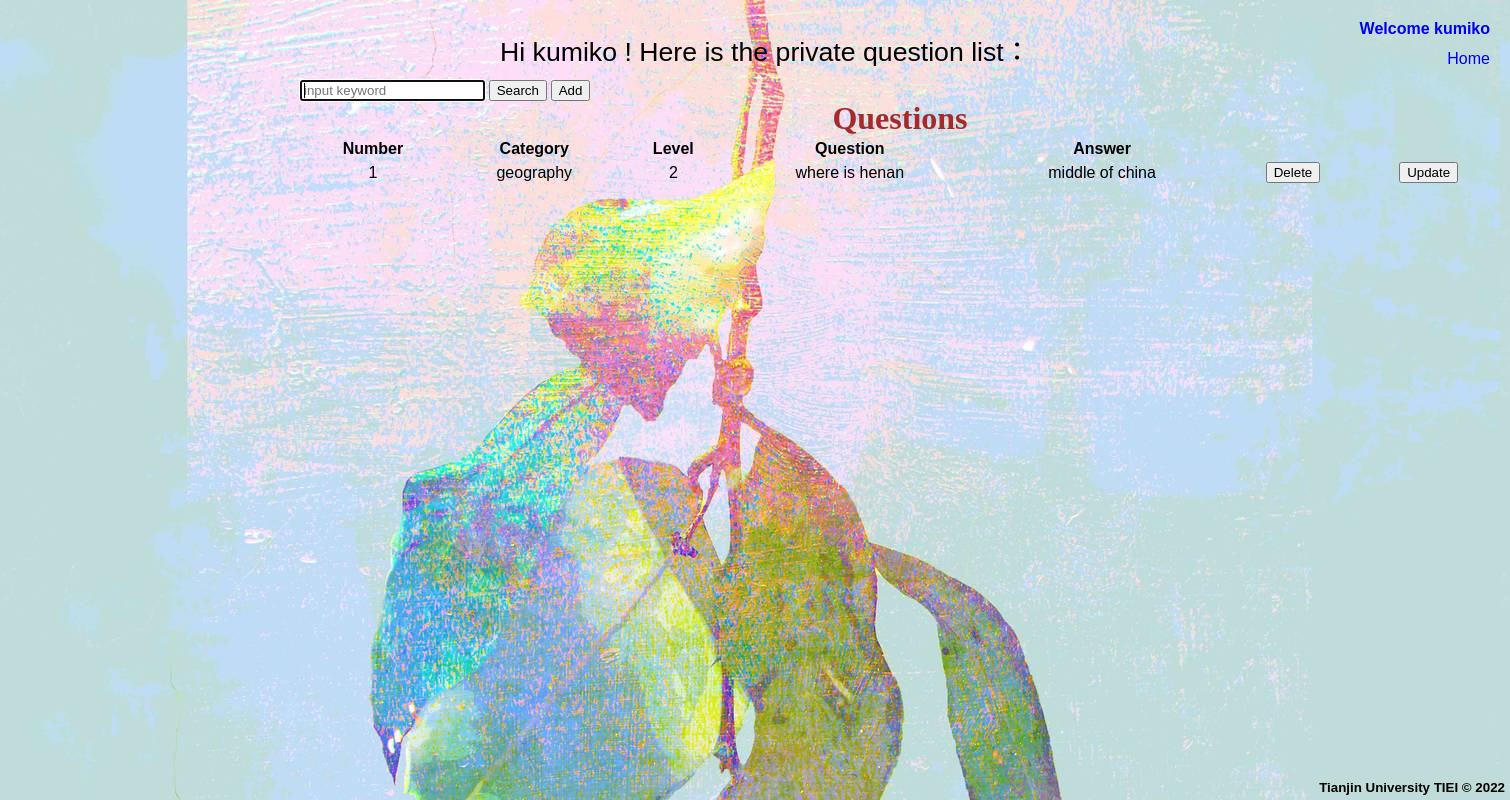
Page /php/questionmanage.php?creator=1 (signed in) on the committed database.
### tables this page shows
CREATE TABLE `questions` (
  `id` int(11) NOT NULL AUTO_INCREMENT,
  `category` varchar(50) NOT NULL,
  `level` int(11) NOT NULL,
  `question` text NOT NULL,
  `answer` varchar(50) DEFAULT NULL,
  `creator` int(11) DEFAULT '0',
  PRIMARY KEY (`id`),
  UNIQUE KEY `questions_id_uindex` (`id`)
);

### include/util.inc.php (called while the page is built, shortened)
<?php
function getPDO() {
    $host = 'localhost';
    $db   = 'project';
    $user = 'root';
    $pass = '12345678';
    $charset = 'utf8';
    $dsn = "mysql:host=$host;dbname=$db;charset=$charset";
    $options = [
        PDO::ATTR_ERRMODE            => PDO::ERRMODE_EXCEPTION,
        PDO::ATTR_DEFAULT_FETCH_MODE => PDO::FETCH_ASSOC,
        PDO::ATTR_EMULATE_PREPARES   => false,
    ];
    try {
        return new PDO($dsn, $user, $pass, $options);
    } catch (\PDOException $e) {
        throw new \PDOException($e->getMessage(), (int)$e->getCode());
    }
}
function showQuestionAll($category,$level,$creator){
    $PDO = getPDO();
    $index1 = "category";
    $index2 = "level";
    $index3 = "creator";
    $category1 = $PDO->quote($category);
    if($category == "random" && $level == 0){
        $result = $PDO->query("SELECT * FROM project.questions where $index3 = $creator");
    }else if($category != "random" && $level == 0){
        $result = $PDO->query("SELECT * FROM project.questions where $index3 = $creator and $index1 = $category1");
    }else if($category == "random" && $level != 0){
        $result = $PDO->query("SELECT * FROM project.questions where $index3 = $creator and $index2 = $level");
    }else{
        $result = $PDO->query("SELECT * FROM project.questions where $index3 = $creator and $index1 = $category1 and $index2 = $level");
    }
    return $result;
}

### php/questionmanage.php (the view, shortened to what this page needs)
<?php
include("../include/util.inc.php");
include("../include/opening.inc.php");
$name = $_SESSION['name'];
$id = $_SESSION['user_id'];
$public = intval($_GET['creator']);
if($public == 0){
    $pub = "public";
    $creator = 0;
}
else{
    $pub = "private";
    $creator = $id;
}
?>
<link rel="stylesheet" type="text/css" href="../css/common.css">
<link rel="stylesheet" type="text/css" href="../css/record.css">
<?php
if (!isset($_SESSION['name'])){
    $banner = "<a href = 'signin_form.php' style='font-weight: bolder;text-decoration: none' >Sign in</a>";
}
else{
    $name = $_SESSION['name'];
    $banner = "<a href = 'signout.php' title='click to sign out' style='font-weight: bolder;text-decoration: none'>Welcome $name</a>";
}
?>
<span><?= $banner?></span><br><br>
<span><a href="../index.php" style="text-decoration: none" title="back to home page">Home</a></span>
<div id="record">
    <div id="top">
        Hi <?= $name?> !
        Here is the <?= $pub?> question list：
    </div>
    <div id="selector">
        <div id="box">
            <form method="post" action="search.php" style="display: inline-block">
                <input type="search" name="search" size = "20" placeholder="input keyword" value = "<?php if(isset($_GET['search'])){echo $_GET['search'];}?>" autofocus/>
                <input type= "submit" value="Search"/>
            </form>
            <button onclick='add()' style="display: inline-block">Add</button>
        </div>
    </div>
    <div id="bottom">
        <table id="table" width="1200">
            <caption style="font-family: 'Times New Roman';font-size: 24pt;font-weight: bolder;color: brown">Questions</caption>
            <tr><th>Number</th><th>Category</th><th>Level</th><th>Question</th><th>Answer</th></tr>
            <?php
            $category = "random";
            $level = 0;
            $records = showQuestionAll($category,$level,$creator);
            $count =  $records->rowCount();
            $index = 1;
            for ($index ; $index <= $count ; $index++){
                $record = $records->fetch();
                $id = $record['id'];
                echo "<tr><td>$index</td><td>{$record['category']}</td><td>{$record['level']}</td><td>{$record['question']}</td><td>{$record['answer']}</td><td><button onclick='del($id,$creator)'>Delete</button></td><td><button onclick='upd()'>Update</button></td></tr>";
            }
            ?>
        </table>
    </div>
</div>

### css/common.css (style rules this page uses)
body { background-image: url("../images/index-background.jpg"); text-align: center; font-family: Arial, Helvetica, sans-serif; font-size: 10pt; margin: 0px; padding: 0px; }
span { position: absolute; right: 20px; margin-top: 20px; font-size: 12pt; }
#footer { color: black; font-weight: bold; background-repeat: repeat-x; width: 100%; text-align: right; padding: 5px; position: fixed; bottom:0; right:0; }

### css/record.css (style rules this page uses)
#table { font-size: 12pt; position: absolute; top: 100px; left: 300px; text-align: center; }
#top { font-size: 20pt; position: absolute; top: 30px; left: 500px; text-align: center; }
#selector { position: absolute; top: 80px; left: 300px; }

### rows in the picture
questions: category "geography", level "2", question "where is henan", answer "middle of china"

### other values in the picture
$name "kumiko"
$pub "private"
